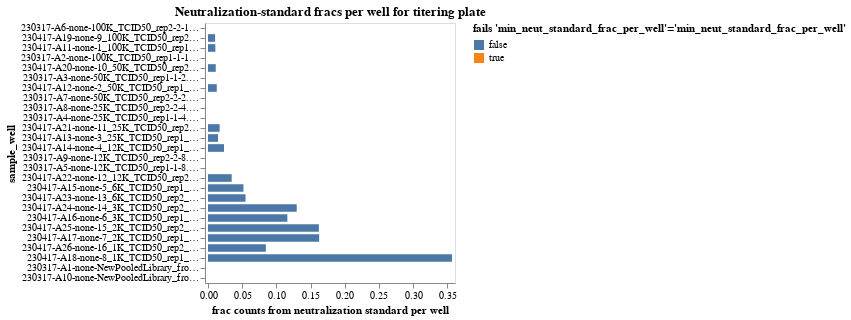

Notebook cell for this chart:
### Markdown cell above
## Fraction of counts from neutralization standard
Determine the fraction of counts from the neutralization standard in each sample, and make sure this fraction passess the QC threshold.

### Code cell
neut_standard_fracs = (
    counts.assign(
        neut_standard_count=lambda x: x["count"] * x["neut_standard"].astype(int)
    )
    .groupby(
        ["well", "sample_well"],
        dropna=False,
        as_index=False,
    )
    .aggregate(
        total_count=pd.NamedAgg("count", "sum"),
        neut_standard_count=pd.NamedAgg("neut_standard_count", "sum"),
    )
    .assign(
        neut_standard_frac=lambda x: x["neut_standard_count"] / x["total_count"],
        fails_qc=lambda x: (
            x["neut_standard_frac"] < 0.001
        ),
    )
)

neut_standard_fracs_chart = (
    alt.Chart(neut_standard_fracs)
    .encode(
        alt.X(
            "neut_standard_frac",
            title="frac counts from neutralization standard per well",
            scale=alt.Scale(nice=False, padding=3),
        ),
        alt.Y("sample_well", sort=sample_wells),
        alt.Color(
            "fails_qc",
            title=f"fails {'min_neut_standard_frac_per_well'=}",
            legend=alt.Legend(titleLimit=500),
        ),
        tooltip=[
            alt.Tooltip(c, format=".3g") if neut_standard_fracs[c].dtype == float else c
            for c in neut_standard_fracs.columns
        ],
    )
    .mark_bar(height={"band": 0.85})
    .properties(
        height=alt.Step(10),
        width=250,
        title=f"Neutralization-standard fracs per well for titering plate",
    )
    .configure_axis(grid=False)
    .configure_legend(titleLimit=1000)
)

display(neut_standard_fracs_chart)

### Figure 1 — Vega-Lite specification as saved in the notebook (floating-point values rounded to 4 significant figures)
{"config": {"view": {"continuousWidth": 300, "continuousHeight": 300}, "axis": {"grid": false}, "legend": {"titleLimit": 1000}}, "data": {"name": "data-6d7005bb6959ab1488399b9b4130ada5"}, "mark": {"type": "bar", "height": {"band": 0.85}}, "encoding": {"color": {"field": "fails_qc", "legend": {"titleLimit": 500}, "title": "fails 'min_neut_standard_frac_per_well'='min_neut_standard_frac_per_well'", "type": "nominal"}, "tooltip": [{"field": "well", "type": "nominal"}, {"field": "sample_well", "type": "nominal"}, {"field": "total_count", "type": "quantitative"}, {"field": "neut_standard_count", "type": "quantitative"}, {"field": "neut_standard_frac", "format": ".3g", "type": "quantitative"}, {"field": "fails_qc", "type": "nominal"}], "x": {"field": "neut_standard_frac", "scale": {"nice": false, "padding": 3}, "title": "frac counts from neutralization standard per well", "type": "quantitative"}, "y": {"field": "sample_well", "sort": ["230317-A6-none-100K_TCID50_rep2-2-1.0 (A6)", "230317-A6-none-100K_TCID50_rep2-2-1.0 (A6)", "230317-A6-none-100K_TCID50_rep2-2-1.0 (A6)", "230317-A6-none-100K_TCID50_rep2-2-1.0 (A6)", "230417-A19-none-9_100K_TCID50_rep2_MOItest-2-1.0 (A19)", "230417-A19-none-9_100K_TCID50_rep2_MOItest-2-1.0 (A19)", "230417-A19-none-9_100K_TCID50_rep2_MOItest-2-1.0 (A19)", "230417-A19-none-9_100K_TCID50_rep2_MOItest-2-1.0 (A19)", "230417-A11-none-1_100K_TCID50_rep1_MOItest-1-1.0 (A11)", "230417-A11-none-1_100K_TCID50_rep1_MOItest-1-1.0 (A11)", "230417-A11-none-1_100K_TCID50_rep1_MOItest-1-1.0 (A11)", "230417-A11-none-1_100K_TCID50_rep1_MOItest-1-1.0 (A11)", "230317-A2-none-100K_TCID50_rep1-1-1.0 (A2)", "230317-A2-none-100K_TCID50_rep1-1-1.0 (A2)", "230317-A2-none-100K_TCID50_rep1-1-1.0 (A2)", "230317-A2-none-100K_TCID50_rep1-1-1.0 (A2)", "230417-A20-none-10_50K_TCID50_rep2_MOItest-2-2.0 (A20)", "230417-A20-none-10_50K_TCID50_rep2_MOItest-2-2.0 (A20)", "230417-A20-none-10_50K_TCID50_rep2_MOItest-2-2.0 (A20)", "230417-A20-none-10_50K_TCID50_rep2_MOItest-2-2.0 (A20)", "230317-A3-none-50K_TCID50_rep1-1-2.0 (A3)", "230317-A3-none-50K_TCID50_rep1-1-2.0 (A3)", "230317-A3-none-50K_TCID50_rep1-1-2.0 (A3)", "230317-A3-none-50K_TCID50_rep1-1-2.0 (A3)", "230417-A12-none-2_50K_TCID50_rep1_MOItest-1-2.0 (A12)", "230417-A12-none-2_50K_TCID50_rep1_MOItest-1-2.0 (A12)", "230417-A12-none-2_50K_TCID50_rep1_MOItest-1-2.0 (A12)", "230417-A12-none-2_50K_TCID50_rep1_MOItest-1-2.0 (A12)", "230317-A7-none-50K_TCID50_rep2-2-2.0 (A7)", "230317-A7-none-50K_TCID50_rep2-2-2.0 (A7)", "230317-A7-none-50K_TCID50_rep2-2-2.0 (A7)", "230317-A7-none-50K_TCID50_rep2-2-2.0 (A7)", "230317-A8-none-25K_TCID50_rep2-2-4.0 (A8)", "230317-A8-none-25K_TCID50_rep2-2-4.0 (A8)", "230317-A8-none-25K_TCID50_rep2-2-4.0 (A8)", "230317-A8-none-25K_TCID50_rep2-2-4.0 (A8)", "230317-A4-none-25K_TCID50_rep1-1-4.0 (A4)", "230317-A4-none-25K_TCID50_rep1-1-4.0 (A4)", "230317-A4-none-25K_TCID50_rep1-1-4.0 (A4)", "230317-A4-none-25K_TCID50_rep1-1-4.0 (A4)", "230417-A21-none-11_25K_TCID50_rep2_MOItest-2-4.0 (A21)", "230417-A21-none-11_25K_TCID50_rep2_MOItest-2-4.0 (A21)", "230417-A21-none-11_25K_TCID50_rep2_MOItest-2-4.0 (A21)", "230417-A21-none-11_25K_TCID50_rep2_MOItest-2-4.0 (A21)", "230417-A13-none-3_25K_TCID50_rep1_MOItest-1-4.0 (A13)", "230417-A13-none-3_25K_TCID50_rep1_MOItest-1-4.0 (A13)", "230417-A13-none-3_25K_TCID50_rep1_MOItest-1-4.0 (A13)", "230417-A13-none-3_25K_TCID50_rep1_MOItest-1-4.0 (A13)", "230417-A14-none-4_12K_TCID50_rep1_MOItest-1-8.0 (A14)", "230417-A14-none-4_12K_TCID50_rep1_MOItest-1-8.0 (A14)", "230417-A14-none-4_12K_TCID50_rep1_MOItest-1-8.0 (A14)", "230417-A14-none-4_12K_TCID50_rep1_MOItest-1-8.0 (A14)", "230317-A9-none-12K_TCID50_rep2-2-8.0 (A9)", "230317-A9-none-12K_TCID50_rep2-2-8.0 (A9)", "230317-A9-none-12K_TCID50_rep2-2-8.0 (A9)", "230317-A9-none-12K_TCID50_rep2-2-8.0 (A9)", "230317-A5-none-12K_TCID50_rep1-1-8.0 (A5)", "230317-A5-none-12K_TCID50_rep1-1-8.0 (A5)", "230317-A5-none-12K_TCID50_rep1-1-8.0 (A5)", "230317-A5-none-12K_TCID50_rep1-1-8.0 (A5)", "230417-A22-none-12_12K_TCID50_rep2_MOItest-2-8.0 (A22)", "230417-A22-none-12_12K_TCID50_rep2_MOItest-2-8.0 (A22)", "230417-A22-none-12_12K_TCID50_rep2_MOItest-2-8.0 (A22)", "230417-A22-none-12_12K_TCID50_rep2_MOItest-2-8.0 (A22)", "230417-A15-none-5_6K_TCID50_rep1_MOItest-1-16.0 (A15)", "230417-A15-none-5_6K_TCID50_rep1_MOItest-1-16.0 (A15)", "230417-A15-none-5_6K_TCID50_rep1_MOItest-1-16.0 (A15)", "230417-A15-none-5_6K_TCID50_rep1_MOItest-1-16.0 (A15)", "230417-A23-none-13_6K_TCID50_rep2_MOItest-2-16.0 (A23)", "230417-A23-none-13_6K_TCID50_rep2_MOItest-2-16.0 (A23)", "230417-A23-none-13_6K_TCID50_rep2_MOItest-2-16.0 (A23)", "230417-A23-none-13_6K_TCID50_rep2_MOItest-2-16.0 (A23)", "230417-A24-none-14_3K_TCID50_rep2_MOItest-2-32.0 (A24)", "230417-A24-none-14_3K_TCID50_rep2_MOItest-2-32.0 (A24)", "230417-A24-none-14_3K_TCID50_rep2_MOItest-2-32.0 (A24)", "230417-A24-none-14_3K_TCID50_rep2_MOItest-2-32.0 (A24)", "230417-A16-none-6_3K_TCID50_rep1_MOItest-1-32.0 (A16)", "230417-A16-none-6_3K_TCID50_rep1_MOItest-1-32.0 (A16)", "230417-A16-none-6_3K_TCID50_rep1_MOItest-1-32.0 (A16)", "230417-A16-none-6_3K_TCID50_rep1_MOItest-1-32.0 (A16)", "230417-A25-none-15_2K_TCID50_rep2_MOItest-2-64.0 (A25)", "230417-A25-none-15_2K_TCID50_rep2_MOItest-2-64.0 (A25)", "230417-A25-none-15_2K_TCID50_rep2_MOItest-2-64.0 (A25)", "230417-A25-none-15_2K_TCID50_rep2_MOItest-2-64.0 (A25)", "230417-A17-none-7_2K_TCID50_rep1_MOItest-1-64.0 (A17)", "230417-A17-none-7_2K_TCID50_rep1_MOItest-1-64.0 (A17)", "230417-A17-none-7_2K_TCID50_rep1_MOItest-1-64.0 (A17)", "230417-A17-none-7_2K_TCID50_rep1_MOItest-1-64.0 (A17)", "230417-A26-none-16_1K_TCID50_rep2_MOItest-2-128.0 (A26)", "230417-A26-none-16_1K_TCID50_rep2_MOItest-2-128.0 (A26)", "230417-A26-none-16_1K_TCID50_rep2_MOItest-2-128.0 (A26)", "230417-A26-none-16_1K_TCID50_rep2_MOItest-2-128.0 (A26)", "230417-A18-none-8_1K_TCID50_rep1_MOItest-1-128.0 (A18)", "230417-A18-none-8_1K_TCID50_rep1_MOItest-1-128.0 (A18)", "230417-A18-none-8_1K_TCID50_rep1_MOItest-1-128.0 (A18)", "230417-A18-none-8_1K_TCID50_rep1_MOItest-1-128.0 (A18)", "230317-A1-none-NewPooledLibrary_fromvRNA-1-nan (A1)", "230317-A1-none-NewPooledLibrary_fromvRNA-1-nan (A1)", "230317-A1-none-NewPooledLibrary_fromvRNA-1-nan (A1)", "230317-A1-none-NewPooledLibrary_fromvRNA-1-nan (A1)", "230317-A10-none-NewPooledLibrary_fromplasmid-1-nan (A10)", "230317-A10-none-NewPooledLibrary_fromplasmid-1-nan (A10)", "230317-A10-none-NewPooledLibrary_fromplasmid-1-nan (A10)", "230317-A10-none-NewPooledLibrary_fromplasmid-1-nan (A10)"], "type": "nominal"}}, "height": {"step": 10}, "title": "Neutralization-standard fracs per well for titering plate", "width": 250, "$schema": "https://vega.github.io/schema/vega-lite/v5.16.3.json", "datasets": {"data-6d7005bb6959ab1488399b9b4130ada5": [{"well": "A1", "sample_well": "230317-A1-none-NewPooledLibrary_fromvRNA-1-nan (A1)", "total_count": 172174, "neut_standard_count": 0, "neut_standard_frac": 0.0, "fails_qc": true}, {"well": "A10", "sample_well": "230317-A10-none-NewPooledLibrary_fromplasmid-1-nan (A10)", "total_count": 17, "neut_standard_count": 0, "neut_standard_frac": 0.0, "fails_qc": true}, {"well": "A11", "sample_well": "230417-A11-none-1_100K_TCID50_rep1_MOItest-1-1.0 (A11)", "total_count": 1683553, "neut_standard_count": 18107, "neut_standard_frac": 0.01076, "fails_qc": false}, {"well": "A12", "sample_well": "230417-A12-none-2_50K_TCID50_rep1_MOItest-1-2.0 (A12)", "total_count": 944622, "neut_standard_count": 12094, "neut_standard_frac": 0.0128, "fails_qc": false}, {"well": "A13", "sample_well": "230417-A13-none-3_25K_TCID50_rep1_MOItest-1-4.0 (A13)", "total_count": 962521, "neut_standard_count": 14133, "neut_standard_frac": 0.01468, "fails_qc": false}, {"well": "A14", "sample_well": "230417-A14-none-4_12K_TCID50_rep1_MOItest-1-8.0 (A14)", "total_count": 953183, "neut_standard_count": 22312, "neut_standard_frac": 0.02341, "fails_qc": false}, {"well": "A15", "sample_well": "230417-A15-none-5_6K_TCID50_rep1_MOItest-1-16.0 (A15)", "total_count": 968166, "neut_standard_count": 50169, "neut_standard_frac": 0.05182, "fails_qc": false}, {"well": "A16", "sample_well": "230417-A16-none-6_3K_TCID50_rep1_MOItest-1-32.0 (A16)", "total_count": 1051313, "neut_standard_count": 122003, "neut_standard_frac": 0.116, "fails_qc": false}, {"well": "A17", "sample_well": "230417-A17-none-7_2K_TCID50_rep1_MOItest-1-64.0 (A17)", "total_count": 893367, "neut_standard_count": 145217, "neut_standard_frac": 0.1626, "fails_qc": false}, {"well": "A18", "sample_well": "230417-A18-none-8_1K_TCID50_rep1_MOItest-1-128.0 (A18)", "total_count": 1317747, "neut_standard_count": 470155, "neut_standard_frac": 0.3568, "fails_qc": false}, {"well": "A19", "sample_well": "230417-A19-none-9_100K_TCID50_rep2_MOItest-2-1.0 (A19)", "total_count": 1101742, "neut_standard_count": 11426, "neut_standard_frac": 0.01037, "fails_qc": false}, {"well": "A2", "sample_well": "230317-A2-none-100K_TCID50_rep1-1-1.0 (A2)", "total_count": 3995466, "neut_standard_count": 0, "neut_standard_frac": 0.0, "fails_qc": true}, {"well": "A20", "sample_well": "230417-A20-none-10_50K_TCID50_rep2_MOItest-2-2.0 (A20)", "total_count": 799110, "neut_standard_count": 9047, "neut_standard_frac": 0.01132, "fails_qc": false}, {"well": "A21", "sample_well": "230417-A21-none-11_25K_TCID50_rep2_MOItest-2-4.0 (A21)", "total_count": 977135, "neut_standard_count": 16634, "neut_standard_frac": 0.01702, "fails_qc": false}, {"well": "A22", "sample_well": "230417-A22-none-12_12K_TCID50_rep2_MOItest-2-8.0 (A22)", "total_count": 770218, "neut_standard_count": 26664, "neut_standard_frac": 0.03462, "fails_qc": false}, {"well": "A23", "sample_well": "230417-A23-none-13_6K_TCID50_rep2_MOItest-2-16.0 (A23)", "total_count": 1004860, "neut_standard_count": 55137, "neut_standard_frac": 0.05487, "fails_qc": false}, {"well": "A24", "sample_well": "230417-A24-none-14_3K_TCID50_rep2_MOItest-2-32.0 (A24)", "total_count": 634657, "neut_standard_count": 82332, "neut_standard_frac": 0.1297, "fails_qc": false}, {"well": "A25", "sample_well": "230417-A25-none-15_2K_TCID50_rep2_MOItest-2-64.0 (A25)", "total_count": 977096, "neut_standard_count": 158381, "neut_standard_frac": 0.1621, "fails_qc": false}, {"well": "A26", "sample_well": "230417-A26-none-16_1K_TCID50_rep2_MOItest-2-128.0 (A26)", "total_count": 988211, "neut_standard_count": 83580, "neut_standard_frac": 0.08458, "fails_qc": false}, {"well": "A3", "sample_well": "230317-A3-none-50K_TCID50_rep1-1-2.0 (A3)", "total_count": 4773452, "neut_standard_count": 0, "neut_standard_frac": 0.0, "fails_qc": true}, {"well": "A4", "sample_well": "230317-A4-none-25K_TCID50_rep1-1-4.0 (A4)", "total_count": 3274023, "neut_standard_count": 0, "neut_standard_frac": 0.0, "fails_qc": true}, {"well": "A5", "sample_well": "230317-A5-none-12K_TCID50_rep1-1-8.0 (A5)", "total_count": 3545954, "neut_standard_count": 0, "neut_standard_frac": 0.0, "fails_qc": true}, {"well": "A6", "sample_well": "230317-A6-none-100K_TCID50_rep2-2-1.0 (A6)", "total_count": 3608351, "neut_standard_count": 0, "neut_standard_frac": 0.0, "fails_qc": true}, {"well": "A7", "sample_well": "230317-A7-none-50K_TCID50_rep2-2-2.0 (A7)", "total_count": 3740327, "neut_standard_count": 0, "neut_standard_frac": 0.0, "fails_qc": true}, {"well": "A8", "sample_well": "230317-A8-none-25K_TCID50_rep2-2-4.0 (A8)", "total_count": 3629164, "neut_standard_count": 0, "neut_standard_frac": 0.0, "fails_qc": true}, {"well": "A9", "sample_well": "230317-A9-none-12K_TCID50_rep2-2-8.0 (A9)", "total_count": 3906751, "neut_standard_count": 0, "neut_standard_frac": 0.0, "fails_qc": true}]}}
